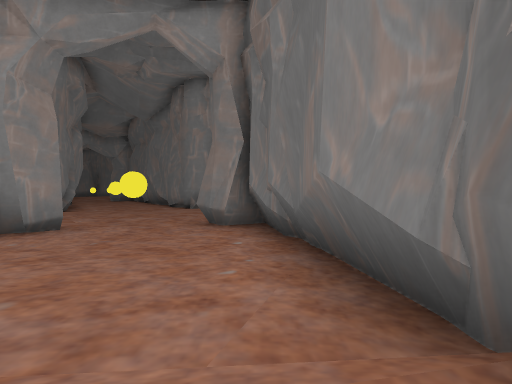
View 1 (above)

22 first-person views from a walk through a scene from a Unity 3-D project. The camera is 1.2 m above the floor, looks level and sees 70° across. The floor is counted in squares, 2 m on a side. Each view is taken from the middle of a square. On the plan, view 1 faces up. The plan holds only what a view shows up to about 10 squares ahead; the rest is blank. The place goes on beyond the plan. The player character is not drawn.

View 2
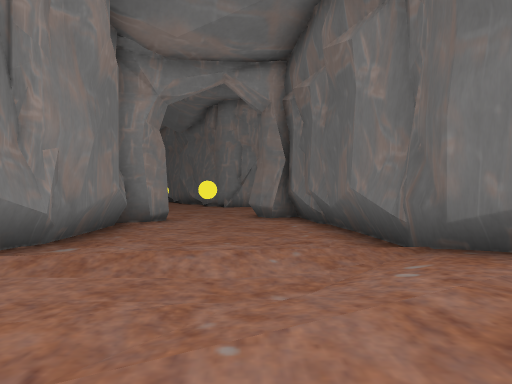

View 3
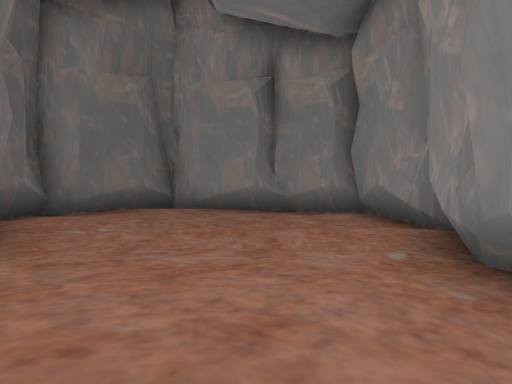

View 4
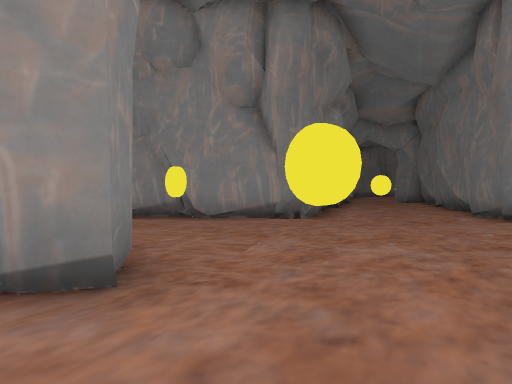

View 5
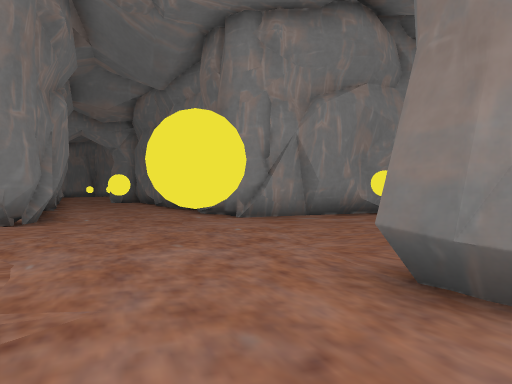

View 6
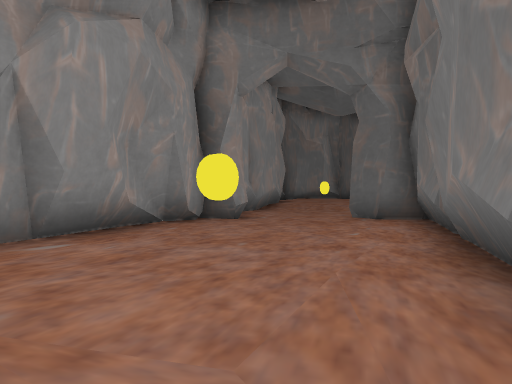

View 7
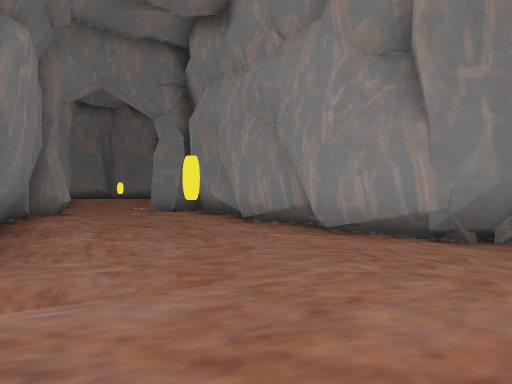

View 8
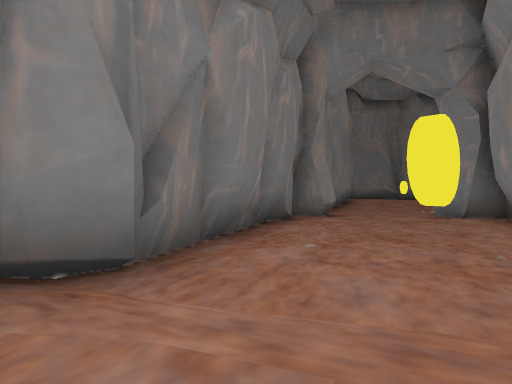

View 9
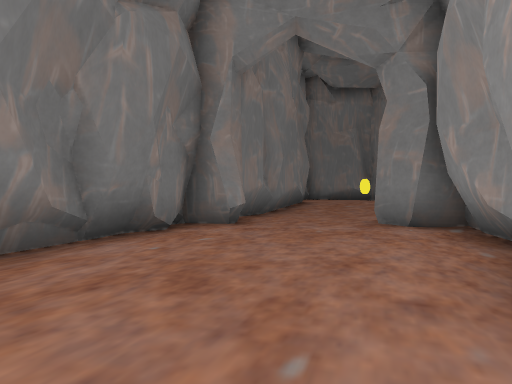

View 10
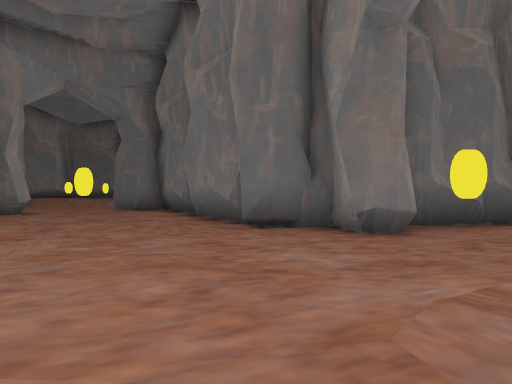

View 11
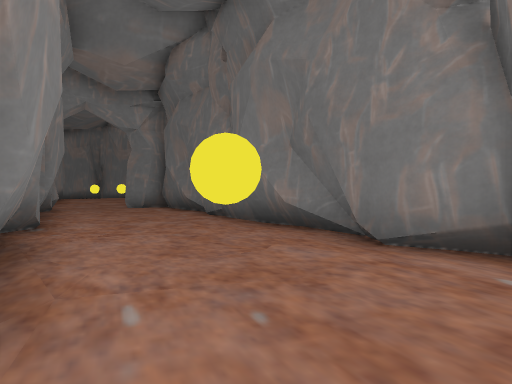

View 12
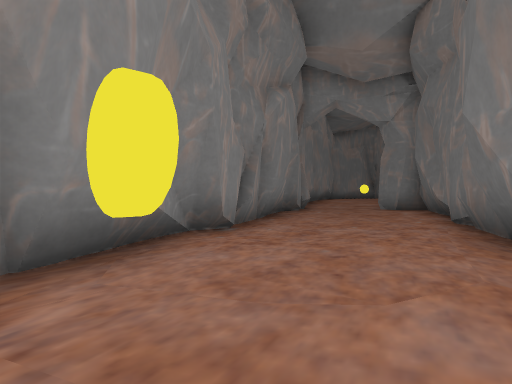

View 13
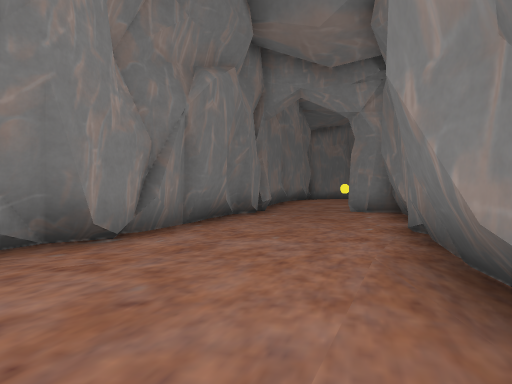

View 14
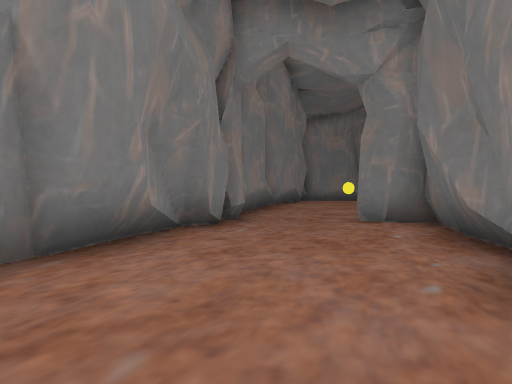

View 15
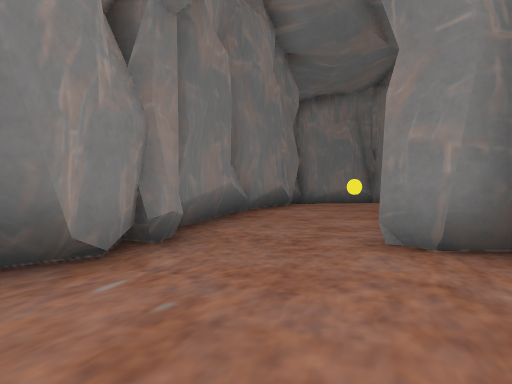

View 16
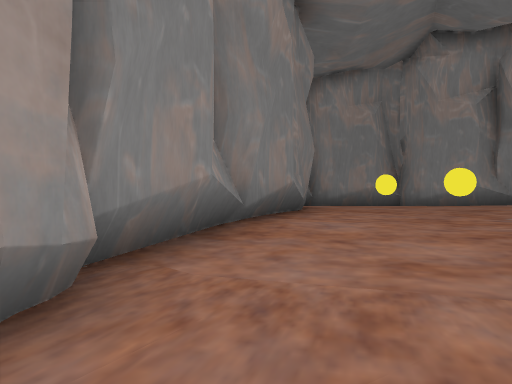

View 17
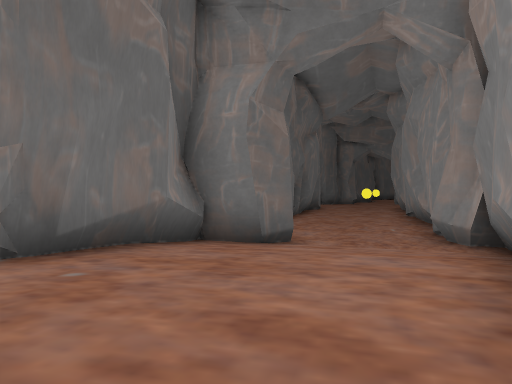

View 18
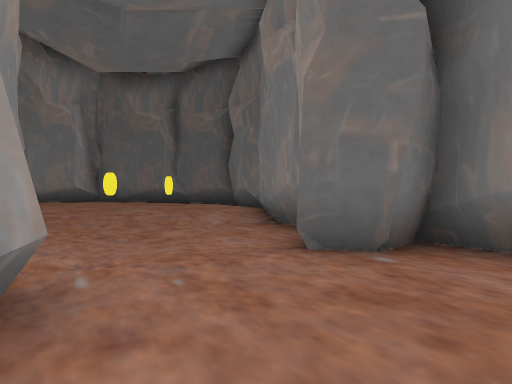

View 19
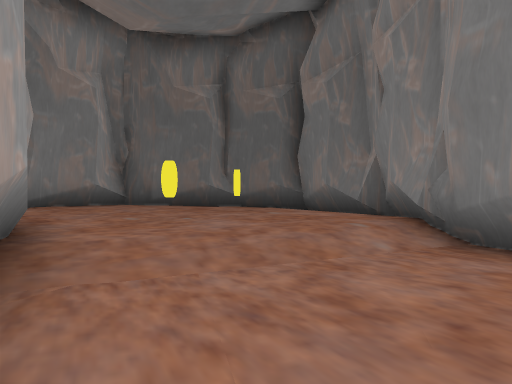

View 20
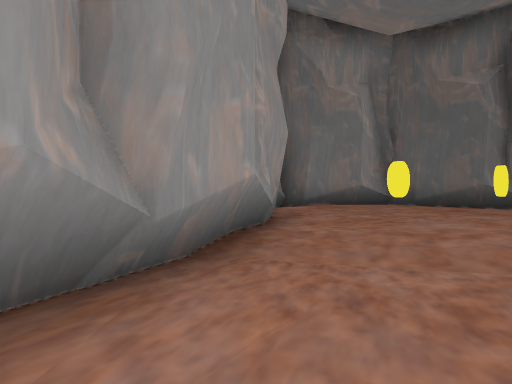

View 21
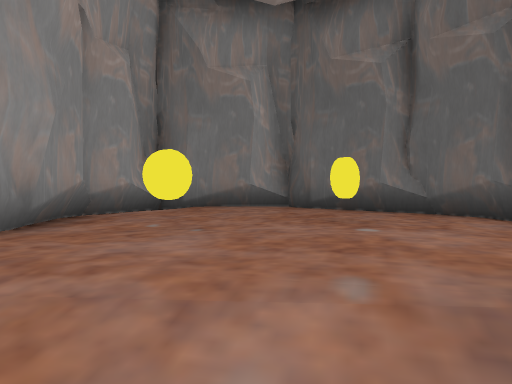

View 22
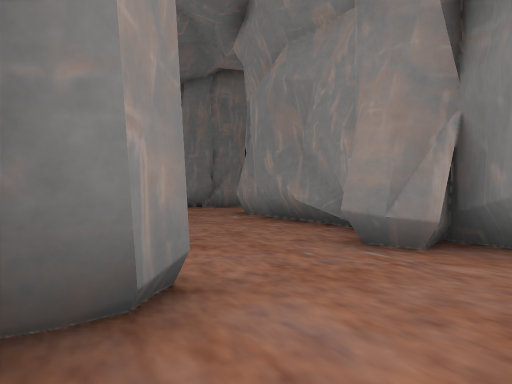

### Floor plan
Key: @ floor where view 1 was taken; # wall or solid block; . main floor; : floor 0.25 m higher than the main floor; + floor 0.5 m higher than the main floor; / step, stairs or slope; O other object.
Columns run from 15 left of view 1 to 15 right of it. Each row starts with its distance up from view 1.
 30 +++O+
 29 #+++:##
 28 ##+:::#
 27  #:::/#
 26  #://##
 25  ##..###
 24   #....##
 23   ##....#
 22    ##....#
 21     #....#               #####
 20     ##...##             ##+++##
 19      #....#            ##:++++#
 18      ##...##         ###::++++#
 17       #....#       ###./:O++++#
 16       #....##   ####.../:++O::#
 15       ##....#####......./++:::#
 14        ##....##.........#######
 13         #............####
 12         #............#
 11        ##..........###
 10      ###.........###
  9    ###.........###
  8   ##...........#
  7  ##...........##
  6  #.......###...#
  5 .......### #...##
  4 ...#.###   #....#
  3 ..####     #....#
  2 ###        #....#
  1           ##////##
  0           #////@:##
 -1           #.../:::#
 -2           #:...:::#
 -3           #:..:::##
 -4           #####:##
 -5               ###

Positions as (right, up) in squares from view 1, and headings:
1: (0, 0), facing up
2: (-1, -3), facing up
3: (-2, 5), facing down
4: (-1, 5), facing up-left
5: (-2, 5), facing up
6: (-2, 9), facing up-right
7: (-2, 9), facing left
8: (-4, 9), facing down-left
9: (-7, 9), facing down-left
10: (-6, 9), facing right
11: (-5, 11), facing up
12: (-4, 13), facing up-left
13: (-4, 15), facing up-left
14: (-6, 18), facing up-left
15: (-8, 21), facing up-left
16: (-10, 23), facing up-left
17: (-14, 30), facing down-right
18: (2, 14), facing right
19: (5, 16), facing right
20: (5, 15), facing up-right
21: (8, 14), facing up-right
22: (8, 14), facing left
